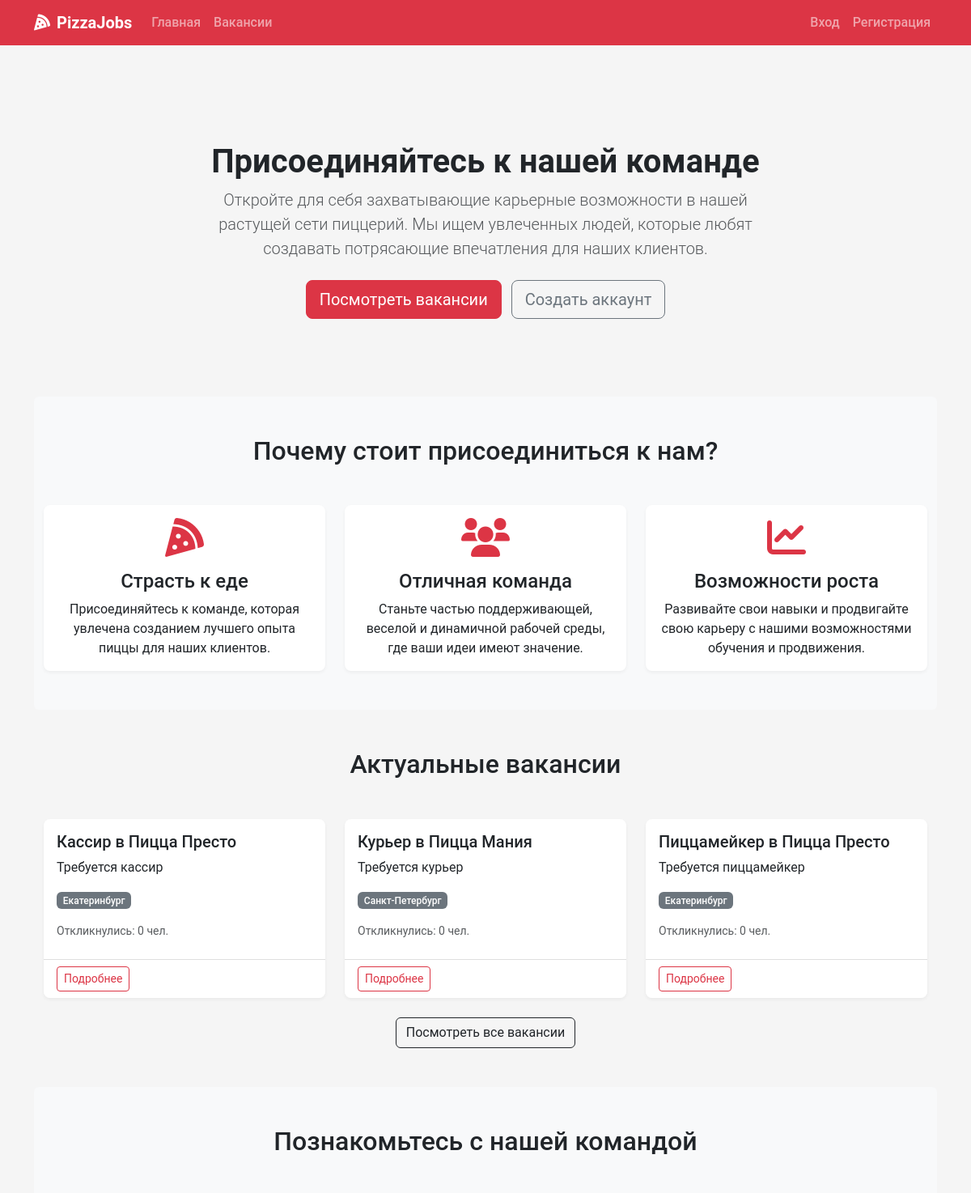
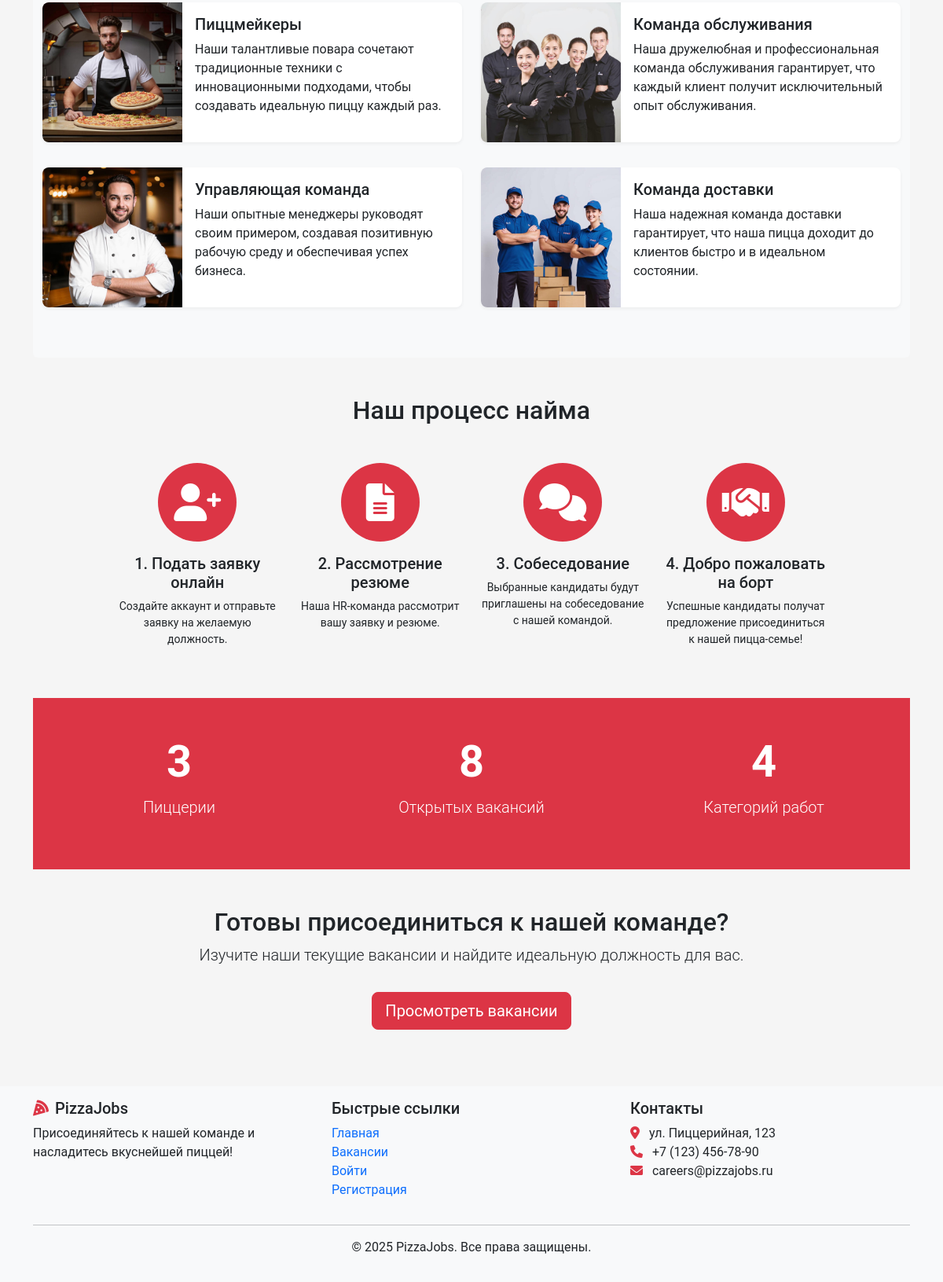
The page / on the database its author committed (2 pictures, top to bottom).
### recruitment/models.py (models this page shows, shortened)
class Vacancy(models.Model):
    title = models.CharField(max_length=100)
    position_type = models.ForeignKey(PositionType, on_delete=models.CASCADE, related_name='vacancies')
    restaurants = models.ManyToManyField(Restaurant, related_name='vacancies')
    description = models.TextField()
    requirements = models.TextField()
    responsibilities = models.TextField()
    conditions = models.TextField()
    salary_min = models.DecimalField(max_digits=10, decimal_places=2, null=True, blank=True)
    salary_max = models.DecimalField(max_digits=10, decimal_places=2, null=True, blank=True)
    is_active = models.BooleanField(default=True)
    created_at = models.DateTimeField(auto_now_add=True)
    updated_at = models.DateTimeField(auto_now=True)
    created_by = models.ForeignKey(User, on_delete=models.SET_NULL, null=True, related_name='created_vacancies')
    class Meta:
        verbose_name_plural = "Vacancies"

class Restaurant(models.Model):
    name = models.CharField(max_length=100)
    address = models.CharField(max_length=255)
    city = models.CharField(max_length=100)
    manager = models.ForeignKey(User, on_delete=models.SET_NULL, null=True, blank=True, related_name='managed_restaurants')

### recruitment/views.py (the view)
# urls.py: path('', views.home, name='home'),
def home(request):
    vacancy_count = Vacancy.objects.filter(is_active=True).count()
    restaurant_count = Restaurant.objects.count()
    position_types = PositionType.objects.all()[:5]  # Get 5 position types for display
    recent_vacancies = Vacancy.objects.filter(is_active=True).annotate(
        total_applications=Count('applications', distinct=True),
        accepted_applications=Count(
            'applications',
            filter=Q(applications__status=ApplicationStatus.ACCEPTED),
            distinct=True
        ),
    ).annotate(
        acceptance_rate=Round(
            Case(
                When(total_applications__gt=0,
                    then=F('accepted_applications') * Value(100.0) / F('total_applications')),
                default=Value(0),
                output_field=FloatField()
            ),
            0
        )
    ).order_by('-created_at')[:3]
    context = {
        'vacancy_count': vacancy_count,
        'restaurant_count': restaurant_count,
        'position_types': position_types,
        'recent_vacancies': recent_vacancies,
    }
    return render(request, 'home.html', context)

### recruitment/context_processors.py (called while the page is built)
def notifications_processor(request):
    if request.user.is_authenticated:
        unread_count = Notification.objects.filter(user=request.user, read=False).count()
        latest_notifs = Notification.objects.filter(user=request.user).order_by('-created_at')[:5]
    else:
        unread_count = 0
        latest_notifs = []
    return {
        'unread_count': unread_count,
        'latest_notifications': latest_notifs,
    }

### templates/home.html (shortened to what this page needs)
{% extends 'base.html' %}
{% load static %}
{% block content %}
<div class="container">
    <section class="py-5 text-center">
        <div class="row py-lg-5">
            <div class="col-lg-8 col-md-10 mx-auto">
                <h1 class="fw-bold">Присоединяйтесь к нашей команде</h1>
                <p class="lead text-muted">Откройте для себя захватывающие карьерные возможности в нашей растущей сети пиццерий. Мы ищем увлеченных людей, которые любят создавать потрясающие впечатления для наших клиентов.</p>
                <div class="mt-4">
                    <a href="{% url 'vacancy_list' %}" class="btn btn-danger btn-lg me-2">Посмотреть вакансии</a>
                    {% if not user.is_authenticated %}
                        <a href="{% url 'register' %}" class="btn btn-outline-secondary btn-lg">Создать аккаунт</a>
                    {% endif %}
                </div>
            </div>
        </div>
    </section>
    <section class="py-5 bg-light rounded">
        <div class="container">
            <h2 class="text-center mb-5">Почему стоит присоединиться к нам?</h2>
            <div class="row g-4">
                <div class="col-md-4">
                    <div class="card h-100 border-0 shadow-sm">
                        <div class="card-body text-center">
                            <i class="fas fa-pizza-slice fa-3x text-danger mb-3"></i>
                            <h4 class="card-title">Страсть к еде</h4>
                            <p class="card-text">Присоединяйтесь к команде, которая увлечена созданием лучшего опыта пиццы для наших клиентов.</p>
                        </div>
                    </div>
                </div>
                <div class="col-md-4">
                    <div class="card h-100 border-0 shadow-sm">
                        <div class="card-body text-center">
                            <i class="fas fa-users fa-3x text-danger mb-3"></i>
                            <h4 class="card-title">Отличная команда</h4>
                            <p class="card-text">Станьте частью поддерживающей, веселой и динамичной рабочей среды, где ваши идеи имеют значение.</p>
                        </div>
                    </div>
                </div>
                <div class="col-md-4">
                    <div class="card h-100 border-0 shadow-sm">
                        <div class="card-body text-center">
                            <i class="fas fa-chart-line fa-3x text-danger mb-3"></i>
                            <h4 class="card-title">Возможности роста</h4>
                            <p class="card-text">Развивайте свои навыки и продвигайте свою карьеру с нашими возможностями обучения и продвижения.</p>
                        </div>
                    </div>
                </div>
            </div>
        </div>
    </section>
    <section class="py-5">
        <div class="container">
            <h2 class="text-center mb-5">Актуальные вакансии</h2>
            {% if recent_vacancies %}
                <div class="row g-4">
                    {% for vacancy in recent_vacancies %}
                        <div class="col-md-4">
                            <div class="card h-100 shadow-sm">
                                <div class="card-body">
                                    <h5 class="card-title">{{ vacancy.title }}</h5>
                                    <p class="card-text">{{ vacancy.description|truncatewords:30 }}</p>
                                    <p>
                                        <span class="badge bg-secondary">
                                            {% if vacancy.restaurants.count == 1 %}
                                                {{ vacancy.restaurants.first.city }}
                                            {% else %}
                                                Несколько локаций
                                            {% endif %}
                                        </span>
                                    </p>
                                    <div class="small text-muted mb-2">
                                        Откликнулись: {{ vacancy.total_applications }} чел.
                                    </div>
                                </div>
                                <div class="card-footer bg-white">
                                    <a href="{% url 'vacancy_detail' vacancy.id %}" class="btn btn-sm btn-outline-danger">Подробнее</a>
                                </div>
                            </div>
                        </div>
                    {% endfor %}
                </div>
                <div class="text-center mt-4">
                    <a href="{% url 'vacancy_list' %}" class="btn btn-outline-dark">Посмотреть все вакансии</a>
                </div>
            {% else %}
                <div class="alert alert-info text-center">
                    На данный момент вакансии не доступны. Пожалуйста, проверьте позже.
                </div>
            {% endif %}
        </div>
    </section>
    <section class="py-5 bg-light rounded">
        <div class="container">
            <h2 class="text-center mb-5">Познакомьтесь с нашей командой</h2>
            <div class="row">
                <div class="col-lg-6">
                    <div class="card mb-3 border-0 shadow-sm">
                        <div class="row g-0">
                            <div class="col-md-4">
                                <img src="{% static 'img/pizza_maker.jpg' %}" class="img-fluid rounded-start" alt="Пиццмейкер">
                            </div>
                            <div class="col-md-8">
                                <div class="card-body">
                                    <h5 class="card-title">Пиццмейкеры</h5>
                                    <p class="card-text">Наши талантливые повара сочетают традиционные техники с инновационными подходами, чтобы создавать идеальную пиццу каждый раз.</p>
                                </div>
                            </div>
                        </div>
                    </div>
                </div>
                <div class="col-lg-6">
                    <div class="card mb-3 border-0 shadow-sm">
                        <div class="row g-0">
                            <div class="col-md-4">
                                <img src="{% static 'img/service.jpg' %}" class="img-fluid rounded-start" alt="Персонал ресторана">
                            </div>
                            <div class="col-md-8">
                                <div class="card-body">
                                    <h5 class="card-title">Команда обслуживания</h5>
                                    <p class="card-text">Наша дружелюбная и профессиональная команда обслуживания гарантирует, что каждый клиент получит исключительный опыт обслуживания.</p>
                                </div>
                            </div>
                        </div>
                    </div>
                </div>
            </div>
            <div class="row mt-3">
                <div class="col-lg-6">
                    <div class="card mb-3 border-0 shadow-sm">
                        <div class="row g-0">
                            <div class="col-md-4">
                                <img src="{% static 'img/manager.jpg' %}" class="img-fluid rounded-start" alt="Менеджер ресторана">
                            </div>
                            <div class="col-md-8">
                                <div class="card-body">
                                    <h5 class="card-title">Управляющая команда</h5>
                                    <p class="card-text">Наши опытные менеджеры руководят своим примером, создавая позитивную рабочую среду и обеспечивая успех бизнеса.</p>
                                </div>
                            </div>
                        </div>
                    </div>
                </div>
                <div class="col-lg-6">
                    <div class="card mb-3 border-0 shadow-sm">
                        <div class="row g-0">
                            <div class="col-md-4">
                                <img src="{% static 'img/pizza_delivery.jpg' %}" class="img-fluid rounded-start" alt="Команда доставки">
                            </div>
                            <div class="col-md-8">
                                <div class="card-body">
                                    <h5 class="card-title">Команда доставки</h5>
                                    <p class="card-text">Наша надежная команда доставки гарантирует, что наша пицца доходит до клиентов быстро и в идеальном состоянии.</p>
                                </div>
                            </div>
                        </div>
                    </div>
                </div>
            </div>
        </div>
    </section>
    <section class="py-5">
        <div class="container">
            <h2 class="text-center mb-5">Наш процесс найма</h2>
            <div class="row justify-content-center">
                <div class="col-lg-10">
                    <div class="row">
                        <div class="col-md-3 text-center">
                            <div class="rounded-circle bg-danger text-white d-flex align-items-center justify-content-center mx-auto mb-3" style="width: 100px; height: 100px;">
                                <i class="fas fa-user-plus fa-3x"></i>
                            </div>
                            <h5>1. Подать заявку онлайн</h5>
                            <p class="small">Создайте аккаунт и отправьте заявку на желаемую должность.</p>
                        </div>
                        <div class="col-md-3 text-center">
                            <div class="rounded-circle bg-danger text-white d-flex align-items-center justify-content-center mx-auto mb-3" style="width: 100px; height: 100px;">
                                <i class="fas fa-file-alt fa-3x"></i>
                            </div>
                            <h5>2. Рассмотрение резюме</h5>
                            <p class="small">Наша HR-команда рассмотрит вашу заявку и резюме.</p>
                        </div>
                        <div class="col-md-3 text-center">
                            <div class="rounded-circle bg-danger text-white d-flex align-items-center justify-content-center mx-auto mb-3" style="width: 100px; height: 100px;">
                                <i class="fas fa-comments fa-3x"></i>
                            </div>
                            <h5>3. Собеседование</h5>
                            <p class="small">Выбранные кандидаты будут приглашены на собеседование с нашей командой.</p>
                        </div>
                        <div class="col-md-3 text-center">
                            <div class="rounded-circle bg-danger text-white d-flex align-items-center justify-content-center mx-auto mb-3" style="width: 100px; height: 100px;">
                                <i class="fas fa-handshake fa-3x"></i>
                            </div>
                            <h5>4. Добро пожаловать на борт</h5>
                            <p class="small">Успешные кандидаты получат предложение присоединиться к нашей пицца-семье!</p>
                        </div>
                    </div>
                </div>
            </div>
        </div>
    </section>
    <section class="py-5 bg-danger text-white">
        <div class="container">
            <div class="row text-center">
                <div class="col-md-4 mb-4 mb-md-0">
                    <h2 class="display-4 fw-bold">{{ restaurant_count }}</h2>
                    <p class="lead">Пиццерии</p>
                </div>
                <div class="col-md-4 mb-4 mb-md-0">
                    <h2 class="display-4 fw-bold">{{ vacancy_count }}</h2>
                    <p class="lead">Открытых вакансий</p>
                </div>
                <div class="col-md-4">
                    <h2 class="display-4 fw-bold">{{ position_types|length }}</h2>
                    <p class="lead">Категорий работ</p>
                </div>
            </div>
        </div>
    </section>
    <section class="py-5 text-center">
        <div class="container">
            <h2>Готовы присоединиться к нашей команде?</h2>
            <p class="lead">Изучите наши текущие вакансии и найдите идеальную должность для вас.</p>
            <a href="{% url 'vacancy_list' %}" class="btn btn-lg btn-danger mt-3">Просмотреть вакансии</a>
        </div>
    </section>
</div>
{% endblock %}

### static/css/main.css (style rules this page uses)
:root { --pizza-red: #dc3545; --pizza-green: #198754; --pizza-white: #ffffff; --pizza-light: #f8f9fa; --pizza-dark: #212529; --pizza-secondary: #6c757d; }
body { font-family: 'Roboto', 'Segoe UI', Arial, sans-serif; color: var(--pizza-dark); background-color: #f5f5f5; min-height: 100vh; display: flex; flex-direction: column; }
.card { border-radius: 0.5rem; border: none; overflow: hidden; }
.card-footer { border-top: 1px solid rgba(0, 0, 0, 0.125); }
.card.shadow-sm { box-shadow: 0 0.125rem 0.25rem rgba(0, 0, 0, 0.05) !important; }
.badge { font-weight: 500; padding: 0.35em 0.65em; }
.card-img-top, .card img { object-fit: cover; }
.display-4 { animation: countUp 1s ease-out; }
.badge.bg-secondary { background-color: #6c757d !important; }

### rows shown on the page
Vacancy: title "Кассир в Пицца Престо", description "Требуется кассир", restaurants.first.city "Екатеринбург", total_applications "0"
Vacancy: title "Курьер в Пицца Мания", description "Требуется курьер", restaurants.first.city "Санкт-Петербург", total_applications "0"
Vacancy: title "Пиццамейкер в Пицца Престо", description "Требуется пиццамейкер", restaurants.first.city "Екатеринбург", total_applications "0"

### other values the page prints
{{ restaurant_count }} "3"
{{ vacancy_count }} "8"
{{ position_types|length }} "4"
